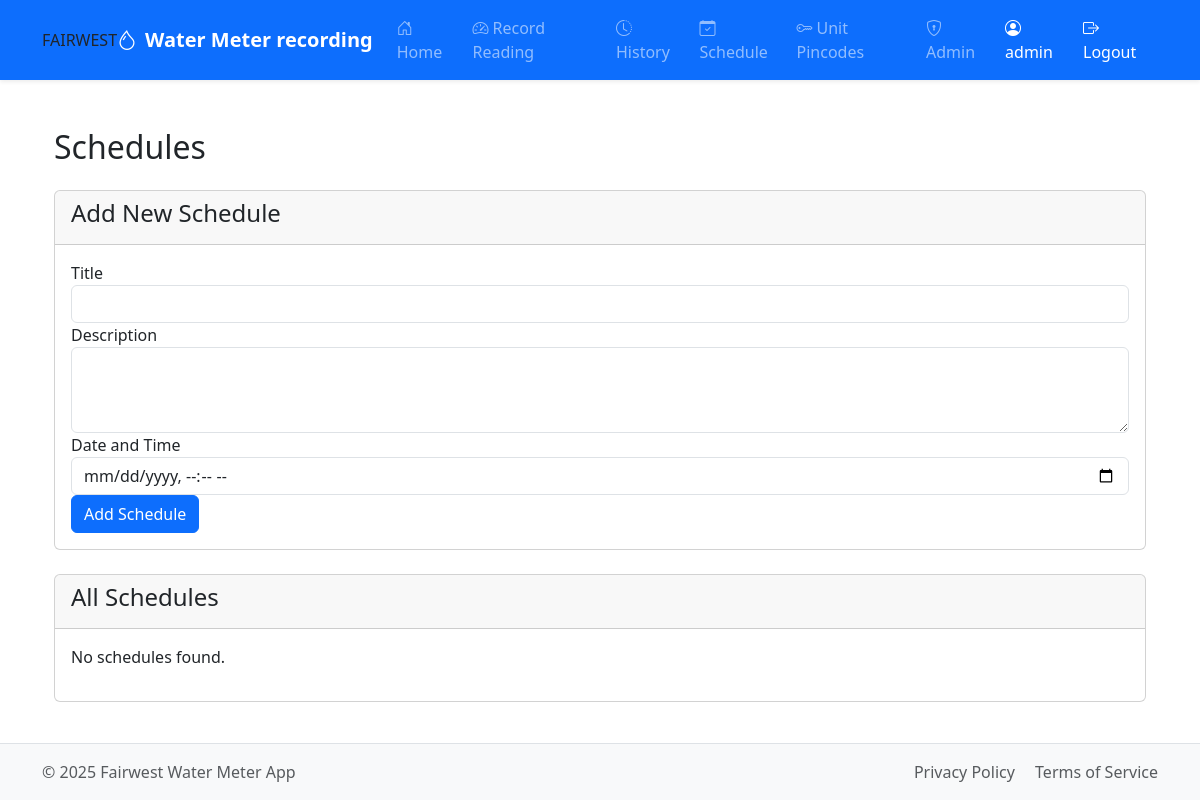
The page /schedule (signed in) on the database as committed earlier.
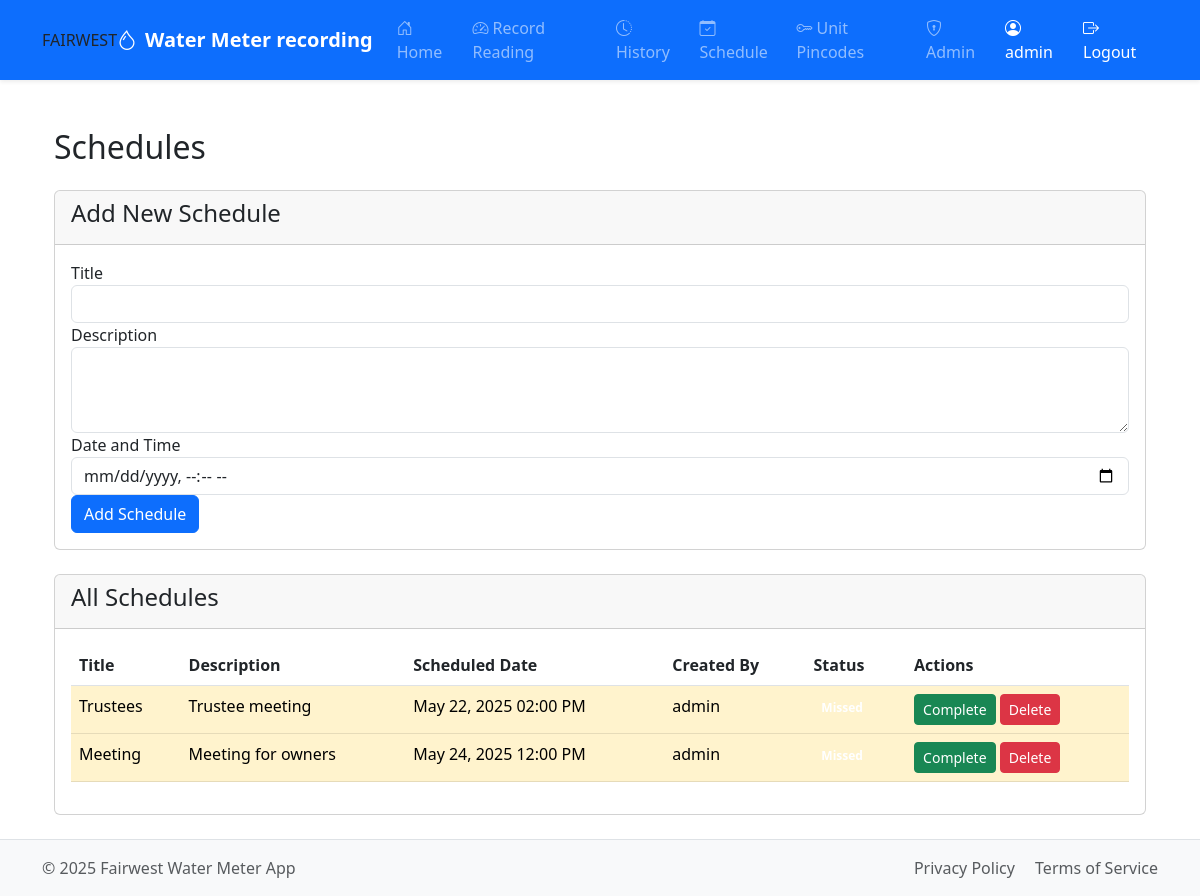
The same page on the database as committed later.
### tables this page shows
CREATE TABLE schedules (
                id INTEGER PRIMARY KEY AUTOINCREMENT,
                user_id INTEGER NOT NULL,
                title TEXT NOT NULL,
                description TEXT,
                scheduled_date DATETIME NOT NULL,
                is_completed INTEGER DEFAULT 0,
                created_at DATETIME DEFAULT CURRENT_TIMESTAMP,
                FOREIGN KEY (user_id) REFERENCES users (id)
            );

CREATE TABLE users (
                id INTEGER PRIMARY KEY AUTOINCREMENT,
                username TEXT UNIQUE NOT NULL,
                email TEXT UNIQUE NOT NULL,
                password TEXT NOT NULL,
                unit_number TEXT UNIQUE NOT NULL,
                is_admin INTEGER DEFAULT 0,
                created_at DATETIME DEFAULT CURRENT_TIMESTAMP
            );

### app.py (the view, shortened to what this page needs)
@app.route('/schedule', methods=['GET', 'POST'])
def schedule():
    if 'user_id' not in session:
        return redirect(url_for('login'))
    is_admin = session.get('is_admin', False)
    conn = get_db()
    try:
        cursor = conn.cursor()
        cursor.execute("""
            SELECT s.id, s.title, s.description, s.scheduled_date, s.is_completed,
                   u.username as creator, s.created_at
            FROM schedules s
            JOIN users u ON s.user_id = u.id
            ORDER BY s.is_completed ASC, s.scheduled_date ASC
        """)
        schedules = []
        now = datetime.now()
        for row in cursor.fetchall():
            schedule = dict(row)
            if isinstance(schedule['scheduled_date'], str):
                schedule['scheduled_date'] = datetime.strptime(
                    schedule['scheduled_date'],
                    '%Y-%m-%d %H:%M:%S'
                    )
            if isinstance(schedule['created_at'], str):
                schedule['created_at'] = datetime.strptime(
                    schedule['created_at'],
                    '%Y-%m-%d %H:%M:%S'
                    )
            schedule['is_past'] = schedule['scheduled_date'] < now and not schedule['is_completed']
            schedules.append(schedule)
    except sqlite3.Error as e:
        flash(f"Error fetching schedules: {e}", 'danger')
        schedules = []
    finally:
        conn.close()
    return render_template('schedule.html',
                           schedules=schedules,
                           is_admin=is_admin,
                           now=datetime.now())

### app.py (called while the page is built)
@app.after_request
def after_request(response):
    response.headers["Cache-Control"] = "no-cache, no-store, must-revalidate"
    response.headers["Expires"] = 0
    response.headers["Pragma"] = "no-cache"
    return response

def get_db():
    conn = sqlite3.connect("meters.db")
    conn.row_factory = sqlite3.Row  # To access columns by name
    return conn

@app.before_request
def load_user():
    g.user = None
    if 'user_id' in session:
        conn = get_db()
        cursor = conn.cursor()
        try:
            cursor.execute("SELECT username FROM users WHERE id = ?", (session['user_id'],))
            user = cursor.fetchone()
            if user:
                g.user = user['username']
        except sqlite3.Error as e:
            flash(f"Error loading user: {e}", 'danger')
        finally:
            close_db(conn)

@app.template_filter('format_date')
def format_date_filter(date, format_string='%b %d'):
    if date is None:
        return ''
    if isinstance(date, str):
        date = datetime.strptime(date, '%Y-%m-%d %H:%M:%S')
        date = date.replace(tzinfo=pytz.utc)
    return date.astimezone(local_tz).strftime(format_string)

### templates/schedule.html (shortened to what the changed rows need)
{% extends "base.html" %}
{% block content %}
<div class="container mt-4">
    <h2 class="mb-4">Schedules</h2>
    <div class="card">
        <div class="card-body">
            {% if not schedules %}
                <p>No schedules found.</p>
            {% else %}
                <div class="table-responsive">
                    <table class="table table-hover">
                        <thead>
                            <tr>
                                <th>Title</th>
                                <th>Description</th>
                                <th>Scheduled Date</th>
                                <th>Created By</th>
                                <th>Status</th>
                                <th>Actions</th>
                            </tr>
                        </thead>
                        <tbody>
                            {% for schedule in schedules %}
                            <tr class="{% if schedule.is_completed %}table-secondary{% elif schedule.is_past %}table-warning{% endif %}">
                                <td>{{ schedule.title }}</td>
                                <td>{{ schedule.description or '-' }}</td>
                                <td>{{ schedule.scheduled_date|format_date('%b %d, %Y %I:%M %p') }}</td>
                                <td>{{ schedule.creator }}</td>
                                <td>
                                    {% if schedule.is_completed %}
                                        <span class="badge badge-success">Completed</span>
                                    {% elif schedule.is_past %}
                                        <span class="badge badge-warning">Missed</span>
                                    {% else %}
                                        <span class="badge badge-primary">Upcoming</span>
                                    {% endif %}
                                </td>
                                <td>
                                    {% if not schedule.is_completed and is_admin %}
                                    <a href="{{ url_for('complete_schedule', schedule_id=schedule.id) }}"
                                    class="btn btn-sm btn-success">Complete</a>
                                    {% endif %}
                                    {% if is_admin %}
                                    <form method="POST" action="{{ url_for('delete_schedule', schedule_id=schedule.id) }}" style="display: inline;">
                                        <button type="submit" class="btn btn-sm btn-danger"
                                        onclick="return confirm('Are you sure you want to delete this schedule?')">
                                            Delete
                                        </button>
                                    </form>
                                    {% endif %}
                                </td>
                            </tr>
                            {% endfor %}
                        </tbody>
                    </table>
                </div>
            {% endif %}
        </div>
    </div>
</div>
{% endblock %}

Rows that differ between the two databases and show on the page:
added schedules: title "Trustees", description "Trustee meeting", scheduled_date "May 22, 2025 02:00 PM", creator "admin"
added schedules: title "Meeting", description "Meeting for owners", scheduled_date "May 24, 2025 12:00 PM", creator "admin"
Other text that changed with them:
text no longer shown: "No schedules found."
text now shown: "Title Description Scheduled Date Created By Status Actions"
